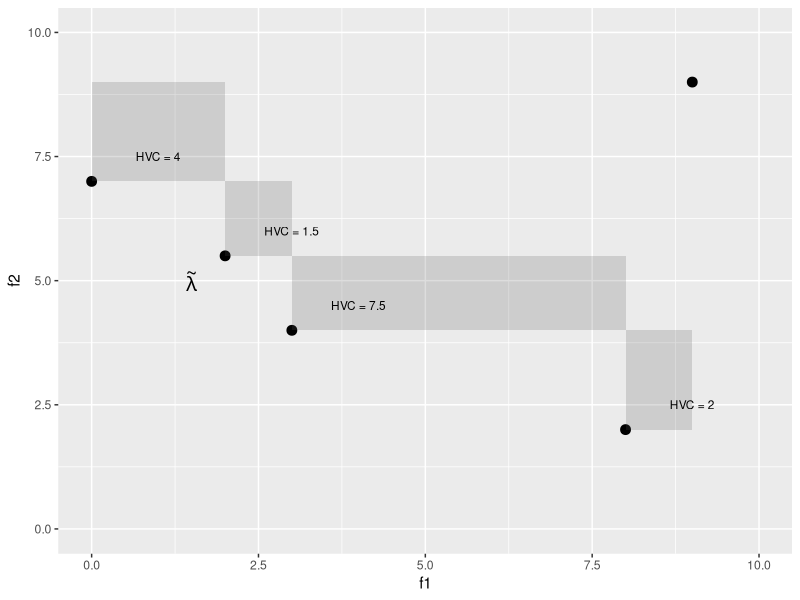

Write R code to recreate this figure.
# ------------------------------------------------------------------------------
# multicrit

# FIG: Illustrates the hypervolume contributions (HVC) of individual solutions 
#      in a two-objective optimization problem.
# ------------------------------------------------------------------------------
library(ggplot2)


# ref_p = c(9,9)
dd = data.frame(f1 = c(0, 2, 3, 8, 9), f2 = c(7, 5.5, 4 , 2, 9))
dd$f1_max = dd$f1
dd$f2_max = dd$f2
n = nrow(dd)

oo = order(dd$f1, decreasing = TRUE)
for (j in 2:n)
  dd[oo[j], "f1_max"] = dd[oo[j-1], "f1"]
oo = order(dd$f2, decreasing = TRUE)
for (j in 2:n)
  dd[oo[j], "f2_max"] = dd[oo[j-1], "f2"]


dd$hvc = (dd$f2_max - dd$f2) * (dd$f1_max - dd$f1)
dd$hvc[n] = Inf
j_worst = which.min(dd$hvc)

pl = ggplot(dd, aes(x = f1, y = f2))
pl = pl + geom_point(size = 3)
pl = pl + geom_rect(aes(xmin = f1, xmax = f1_max, ymin = f2, ymax = f2_max), alpha = 0.2)
# pl = pl + geom_point(x = 9, y = 9, size = 3)
pl = pl + xlim(0,10) + ylim(0, 10)
# pl = pl + geom_text(aes(x = 5, y = 7, label = expression(lambda)))
pl = pl + geom_text(data = dd[-n,], aes(x = f1+1, y = f2+0.5, label = paste("HVC =",hvc)), size = 3)
pl = pl +  annotate("text", x = dd$f1[j_worst]-0.5, y = dd$f2[j_worst]-0.5, size = 5, parse = TRUE, label = as.character(expression(tilde(lambda))))

ggsave(pl, file = "../figure_man/hv_contrib.png", width = 3, height = 3)


